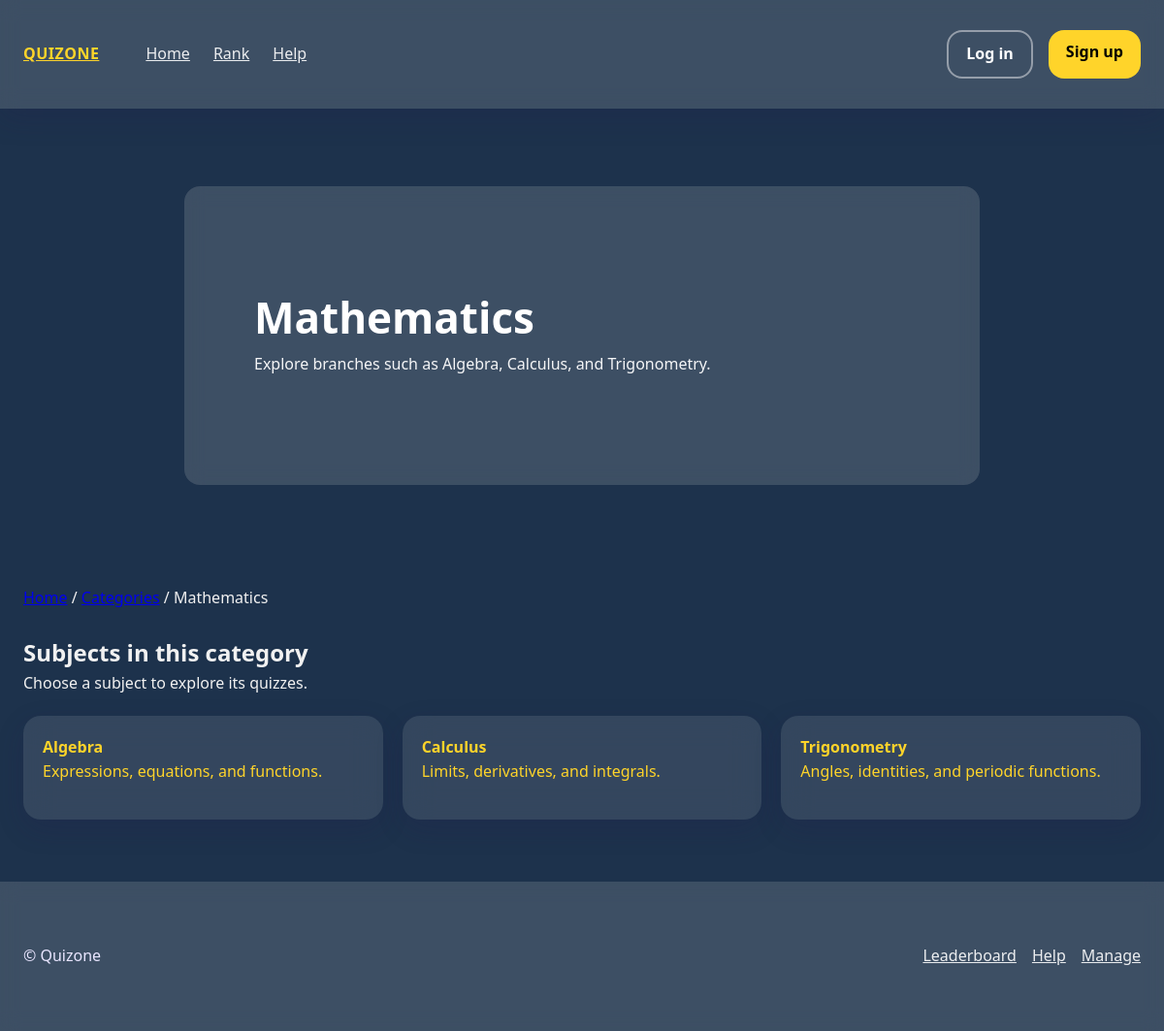
The app's page /?route=category&category_id=1 with its own data.
### tables this page shows
CREATE TABLE subject_categories (
  id INT AUTO_INCREMENT PRIMARY KEY,
  title VARCHAR(250) NOT NULL,
  description TEXT NULL
);

CREATE TABLE subjects (
  id INT AUTO_INCREMENT PRIMARY KEY,
  category_id INT NOT NULL,
  title VARCHAR(250) NOT NULL,
  subject_details TEXT,
  sort_order INT DEFAULT 0,
  FOREIGN KEY (category_id) REFERENCES subject_categories(id) ON DELETE CASCADE
);

### app/controllers/CategoryController.php (called while the page is built, shortened)
<?php
require_once __DIR__ . '/../models/Category.php';
require_once __DIR__ . '/../models/Subject.php';
class CategoryController extends Controller
{
    public function showCategory()
    {
        $categoryId = (int)$_GET['category_id'];
        $categoryModel = new Category();
        $subjectModel = new Subject();
        $category = $categoryModel->findById($categoryId);
        $subjects = $subjectModel->getSubjectsByCategory($categoryId);
        $this->view('category_page', [
            'category' => $category,
            'subjects' => $subjects,
            'pageTitle' => $category['title'] . " — Subjects"
        ]);
    }
}
?>

### app/config/database.php (called while the page is built, shortened)
<?php
  function getDBConnection() {
    $servername = 'localhost';
    $username = 'root';
    $password = '';
    $dbname = 'quiz';
    $port = 3308;
    $conn = new mysqli($servername, $username, $password, $dbname, $port);
    return $conn;
  }
?>

### app/models/Category.php (called while the page is built, shortened)
<?php
require_once __DIR__ . '/../config/database.php';
class Category
{
    private $conn;
    public function __construct()
    {
        $this->conn = getDBConnection();
    }
    public function findById(int $id)
    {
        $sql = "SELECT * FROM subject_categories WHERE id = ?";
        $stmt = $this->conn->prepare($sql);
        $stmt->bind_param("i", $id);
        $stmt->execute();
        return $stmt->get_result()->fetch_assoc();
    }
}
?>

### app/models/Subject.php (called while the page is built, shortened)
<?php
require_once __DIR__ . '/../config/database.php';
class Subject
{
    private $conn;
    public function __construct()
    {
        $this->conn = getDBConnection();
    }
    public function getSubjectsByCategory($categoryId)
    {
        $sql = "SELECT id, title, category_id, subject_details, sort_order
                FROM subjects
                WHERE category_id = ?
                ORDER BY sort_order ASC";
        $stmt = $this->conn->prepare($sql);
        $stmt->bind_param("i", $categoryId);
        $stmt->execute();
        $result = $stmt->get_result();
        return $result ? $result->fetch_all(MYSQLI_ASSOC) : [];
    }
}
?>

### app/views/category_page.php (the view, shortened to what this page needs)
<?php
include 'app/views/layouts/header.php';
?>
<section class="hero">
    <div class="container">
        <h1><?= htmlspecialchars($category['title']) ?></h1>
        <?php if (!empty($category['description'])): ?>
            <p class="sub"><?= nl2br(htmlspecialchars($category['description'])) ?></p>
        <?php else: ?>
            <p class="sub">Explore subjects under this category.</p>
        <?php endif; ?>
    </div>
</section>
<section class="container">
    <nav class="breadcrumb" style="margin-bottom: 1.5rem;">
        <a href="/quiz_app/">Home</a>
        <span>/</span>
        <a href="/quiz_app/?route=categories">Categories</a>
        <span>/</span>
        <span><?= htmlspecialchars($category['title']) ?></span>
    </nav>
    <h2 class="section-title">Subjects in this category</h2>
    <p class="section-sub">Choose a subject to explore its quizzes.</p>
    <div class="subjects-grid">
        <?php if (empty($subjects)): ?>
            <p>No subjects found under this category.</p>
        <?php else: ?>
            <?php foreach ($subjects as $s): ?>
                <a
                    class="subject-card"
                    href="/quiz_app/?route=subject_quizzes&subject_id=<?= (int)$s['id'] ?>"
                >
                    <strong class="title"><?= htmlspecialchars($s['title']) ?></strong>
                    <?php if (!empty($s['subject_details'])): ?>
                        <p class="details"><?= htmlspecialchars($s['subject_details']) ?></p>
                    <?php endif; ?>
                </a>
            <?php endforeach; ?>
        <?php endif; ?>
    </div>
</section>
<?php include 'app/views/layouts/footer.php'; ?>
</body>
</html>

### assets/css/style.css (style rules this page uses)
:root { --bg: #1d324c; --glass: rgba(208, 208, 208, 0.18); --text: #f1f1f1; --muted: #c8ccd8; --primary: #d9d9d9; --accent: #ffd42a; --card: #ffffff; --radius: 16px; --shadow: 0 10px 28px rgba(34, 25, 80, 0.2); --container: 1200px; --space-xs: 4px; --space-sm: 8px; --space-md: 16px; --space-lg: 24px; --space-xl: 40px; }
* { box-sizing: border-box; margin: 0; padding: 0; }
html, body { height: 100%; }
body { margin: 0; font: 16px/1.6 system-ui, Segoe UI, Roboto, sans-serif; color: var(--text); background: var(--bg); }
p { margin-bottom: var(--space-md); }
.container { max-width: var(--container); margin: 0 auto; padding: var(--space-lg); }
.hero { background: var(--glass); border-radius: var(--radius); color: #fff; padding: 72px 48px; max-width: 820px; margin: 5rem auto; backdrop-filter: blur(10px); }
.hero h1 { margin: 14px 0 10px; font-size: 44px; line-height: 1.15; }
.hero p { opacity: 0.95; max-width: 720px; }

### assets/css/category.css (style rules this page uses)
.subjects-grid { display: grid; gap: 20px; grid-template-columns: repeat(auto-fit, minmax(260px, 1fr)); margin-top: 20px; }
.subject-card { background: rgba(255, 255, 255, 0.1); backdrop-filter: blur(16px); padding: 20px; border-radius: 18px; color: var(--accent); box-shadow: var(--shadow); display: block; text-decoration: none; transition: 0.2s ease; }

### records on screen
subject_categories: title "Mathematics", description "Explore branches such as Algebra, Calculus, and Trigonometry."
subjects: title "Algebra", subject_details "Expressions, equations, and functions."
subjects: title "Calculus", subject_details "Limits, derivatives, and integrals."
subjects: title "Trigonometry", subject_details "Angles, identities, and periodic functions."
